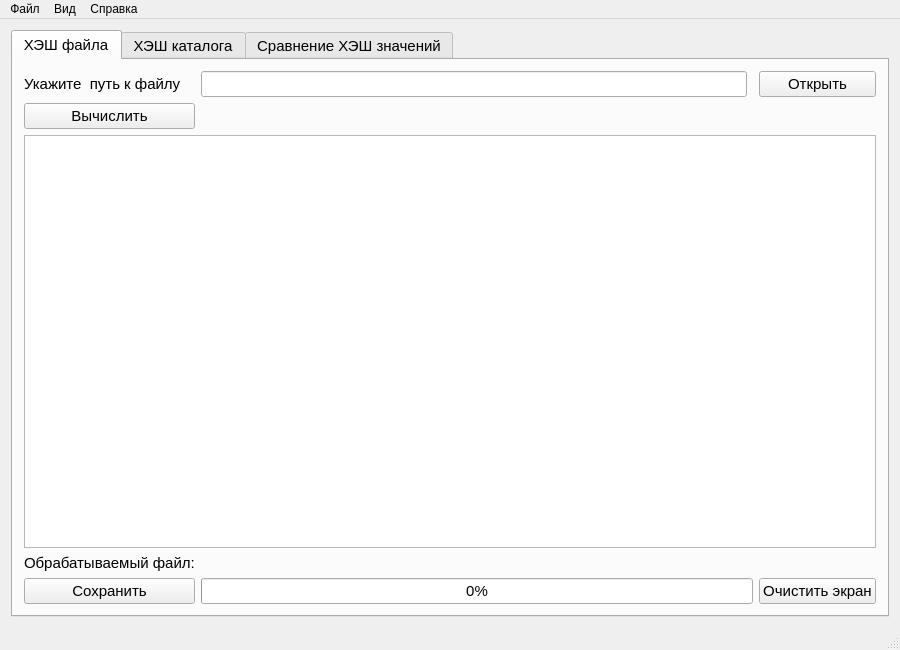
<?xml version="1.0" encoding="UTF-8"?>
<ui version="4.0">
 <class>GuiHash</class>
 <widget class="QMainWindow" name="GuiHash">
  <property name="geometry">
   <rect>
    <x>0</x>
    <y>0</y>
    <width>900</width>
    <height>650</height>
   </rect>
  </property>
  <property name="sizePolicy">
   <sizepolicy hsizetype="Fixed" vsizetype="Fixed">
    <horstretch>0</horstretch>
    <verstretch>0</verstretch>
   </sizepolicy>
  </property>
  <property name="windowTitle">
   <string>СТБ 34.101.31</string>
  </property>
  <property name="windowIcon">
   <iconset resource="qres.qrc">
    <normaloff>:/new/icon/Icon.png</normaloff>:/new/icon/Icon.png</iconset>
  </property>
  <property name="documentMode">
   <bool>false</bool>
  </property>
  <widget class="QWidget" name="centralWidget">
   <property name="enabled">
    <bool>true</bool>
   </property>
   <property name="sizePolicy">
    <sizepolicy hsizetype="Expanding" vsizetype="Expanding">
     <horstretch>0</horstretch>
     <verstretch>0</verstretch>
    </sizepolicy>
   </property>
   <property name="minimumSize">
    <size>
     <width>900</width>
     <height>600</height>
    </size>
   </property>
   <property name="maximumSize">
    <size>
     <width>16777215</width>
     <height>16777215</height>
    </size>
   </property>
   <property name="layoutDirection">
    <enum>Qt::LeftToRight</enum>
   </property>
   <property name="autoFillBackground">
    <bool>false</bool>
   </property>
   <layout class="QGridLayout" name="gridLayout">
    <item row="0" column="0">
     <widget class="QTabWidget" name="tabWidget">
      <property name="enabled">
       <bool>true</bool>
      </property>
      <property name="sizePolicy">
       <sizepolicy hsizetype="Expanding" vsizetype="Expanding">
        <horstretch>0</horstretch>
        <verstretch>0</verstretch>
       </sizepolicy>
      </property>
      <property name="font">
       <font>
        <pointsize>11</pointsize>
       </font>
      </property>
      <property name="acceptDrops">
       <bool>true</bool>
      </property>
      <property name="tabPosition">
       <enum>QTabWidget::North</enum>
      </property>
      <property name="tabShape">
       <enum>QTabWidget::Rounded</enum>
      </property>
      <property name="currentIndex">
       <number>0</number>
      </property>
      <property name="iconSize">
       <size>
        <width>16</width>
        <height>16</height>
       </size>
      </property>
      <property name="elideMode">
       <enum>Qt::ElideLeft</enum>
      </property>
      <property name="usesScrollButtons">
       <bool>false</bool>
      </property>
      <property name="documentMode">
       <bool>false</bool>
      </property>
      <property name="tabsClosable">
       <bool>false</bool>
      </property>
      <property name="movable">
       <bool>false</bool>
      </property>
      <property name="tabBarAutoHide">
       <bool>false</bool>
      </property>
      <widget class="QWidget" name="tab">
       <property name="sizePolicy">
        <sizepolicy hsizetype="Preferred" vsizetype="Preferred">
         <horstretch>0</horstretch>
         <verstretch>0</verstretch>
        </sizepolicy>
       </property>
       <attribute name="title">
        <string comment="Вычислить хэш-значение для файла" extracomment="Вычислить хэш-значение для файла">ХЭШ файла</string>
       </attribute>
       <layout class="QGridLayout" name="gridLayout_3">
        <item row="9" column="0" colspan="5">
         <widget class="QTextBrowser" name="textBrowser">
          <property name="sizePolicy">
           <sizepolicy hsizetype="Expanding" vsizetype="Expanding">
            <horstretch>0</horstretch>
            <verstretch>0</verstretch>
           </sizepolicy>
          </property>
          <property name="font">
           <font>
            <family>Courier New</family>
            <pointsize>11</pointsize>
           </font>
          </property>
          <property name="inputMethodHints">
           <set>Qt::ImhNone</set>
          </property>
          <property name="verticalScrollBarPolicy">
           <enum>Qt::ScrollBarAsNeeded</enum>
          </property>
          <property name="horizontalScrollBarPolicy">
           <enum>Qt::ScrollBarAlwaysOff</enum>
          </property>
          <property name="sizeAdjustPolicy">
           <enum>QAbstractScrollArea::AdjustIgnored</enum>
          </property>
         </widget>
        </item>
        <item row="0" column="0">
         <widget class="QLabel" name="label_File">
          <property name="sizePolicy">
           <sizepolicy hsizetype="Fixed" vsizetype="Preferred">
            <horstretch>0</horstretch>
            <verstretch>0</verstretch>
           </sizepolicy>
          </property>
          <property name="text">
           <string>Укажите  путь к файлу </string>
          </property>
         </widget>
        </item>
        <item row="0" column="1" colspan="2">
         <widget class="QLineEdit" name="lineEdit">
          <property name="sizePolicy">
           <sizepolicy hsizetype="Preferred" vsizetype="Fixed">
            <horstretch>0</horstretch>
            <verstretch>0</verstretch>
           </sizepolicy>
          </property>
         </widget>
        </item>
        <item row="12" column="2">
         <widget class="QLabel" name="label_4">
          <property name="sizePolicy">
           <sizepolicy hsizetype="Expanding" vsizetype="Fixed">
            <horstretch>0</horstretch>
            <verstretch>0</verstretch>
           </sizepolicy>
          </property>
          <property name="font">
           <font>
            <pointsize>11</pointsize>
           </font>
          </property>
          <property name="text">
           <string/>
          </property>
         </widget>
        </item>
        <item row="13" column="1" colspan="3">
         <widget class="QProgressBar" name="progressBarFile">
          <property name="sizePolicy">
           <sizepolicy hsizetype="Preferred" vsizetype="Fixed">
            <horstretch>0</horstretch>
            <verstretch>0</verstretch>
           </sizepolicy>
          </property>
          <property name="value">
           <number>0</number>
          </property>
         </widget>
        </item>
        <item row="13" column="4">
         <widget class="QPushButton" name="pushButton_7">
          <property name="sizePolicy">
           <sizepolicy hsizetype="Preferred" vsizetype="Fixed">
            <horstretch>0</horstretch>
            <verstretch>0</verstretch>
           </sizepolicy>
          </property>
          <property name="text">
           <string>Очистить экран</string>
          </property>
         </widget>
        </item>
        <item row="12" column="0">
         <widget class="QLabel" name="label_3">
          <property name="sizePolicy">
           <sizepolicy hsizetype="Fixed" vsizetype="Minimum">
            <horstretch>0</horstretch>
            <verstretch>0</verstretch>
           </sizepolicy>
          </property>
          <property name="font">
           <font>
            <pointsize>11</pointsize>
           </font>
          </property>
          <property name="text">
           <string>Обрабатываемый файл:</string>
          </property>
         </widget>
        </item>
        <item row="13" column="0">
         <widget class="QPushButton" name="pushButton_3">
          <property name="sizePolicy">
           <sizepolicy hsizetype="Preferred" vsizetype="Fixed">
            <horstretch>0</horstretch>
            <verstretch>0</verstretch>
           </sizepolicy>
          </property>
          <property name="sizeIncrement">
           <size>
            <width>0</width>
            <height>0</height>
           </size>
          </property>
          <property name="text">
           <string>Сохранить</string>
          </property>
         </widget>
        </item>
        <item row="8" column="0">
         <widget class="QPushButton" name="pushButton">
          <property name="sizePolicy">
           <sizepolicy hsizetype="Preferred" vsizetype="Preferred">
            <horstretch>0</horstretch>
            <verstretch>0</verstretch>
           </sizepolicy>
          </property>
          <property name="text">
           <string>Вычислить</string>
          </property>
          <property name="checkable">
           <bool>false</bool>
          </property>
          <property name="autoDefault">
           <bool>false</bool>
          </property>
         </widget>
        </item>
        <item row="0" column="4">
         <widget class="QPushButton" name="pushButton_2">
          <property name="sizePolicy">
           <sizepolicy hsizetype="Preferred" vsizetype="Fixed">
            <horstretch>0</horstretch>
            <verstretch>0</verstretch>
           </sizepolicy>
          </property>
          <property name="text">
           <string>Открыть</string>
          </property>
         </widget>
        </item>
       </layout>
      </widget>
      <widget class="QWidget" name="tab_2">
       <attribute name="title">
        <string comment="Вычислить ХЭШ значения для каталога" extracomment="Вычислить ХЭШ значения для каталога">ХЭШ каталога</string>
       </attribute>
       <layout class="QGridLayout" name="gridLayout_2">
        <item row="0" column="0">
         <widget class="QLabel" name="label_Directory">
          <property name="sizePolicy">
           <sizepolicy hsizetype="Fixed" vsizetype="Fixed">
            <horstretch>0</horstretch>
            <verstretch>0</verstretch>
           </sizepolicy>
          </property>
          <property name="lineWidth">
           <number>5</number>
          </property>
          <property name="text">
           <string>Укажите путь к каталогу</string>
          </property>
         </widget>
        </item>
        <item row="4" column="0" colspan="6">
         <widget class="QTextBrowser" name="textDirectory">
          <property name="font">
           <font>
            <family>Courier New</family>
            <pointsize>11</pointsize>
           </font>
          </property>
          <property name="verticalScrollBarPolicy">
           <enum>Qt::ScrollBarAsNeeded</enum>
          </property>
          <property name="horizontalScrollBarPolicy">
           <enum>Qt::ScrollBarAlwaysOff</enum>
          </property>
          <property name="sizeAdjustPolicy">
           <enum>QAbstractScrollArea::AdjustIgnored</enum>
          </property>
          <property name="autoFormatting">
           <set>QTextEdit::AutoNone</set>
          </property>
         </widget>
        </item>
        <item row="6" column="5">
         <widget class="QPushButton" name="pushButton_8">
          <property name="sizePolicy">
           <sizepolicy hsizetype="Preferred" vsizetype="Fixed">
            <horstretch>0</horstretch>
            <verstretch>0</verstretch>
           </sizepolicy>
          </property>
          <property name="text">
           <string>Очистить экран</string>
          </property>
         </widget>
        </item>
        <item row="5" column="0">
         <widget class="QLabel" name="label">
          <property name="sizePolicy">
           <sizepolicy hsizetype="Fixed" vsizetype="Preferred">
            <horstretch>0</horstretch>
            <verstretch>0</verstretch>
           </sizepolicy>
          </property>
          <property name="font">
           <font>
            <pointsize>11</pointsize>
           </font>
          </property>
          <property name="text">
           <string>Обрабатываемый файл:</string>
          </property>
         </widget>
        </item>
        <item row="5" column="2">
         <widget class="QLabel" name="label_2">
          <property name="sizePolicy">
           <sizepolicy hsizetype="Expanding" vsizetype="Fixed">
            <horstretch>0</horstretch>
            <verstretch>0</verstretch>
           </sizepolicy>
          </property>
          <property name="font">
           <font>
            <pointsize>11</pointsize>
           </font>
          </property>
          <property name="text">
           <string/>
          </property>
         </widget>
        </item>
        <item row="6" column="0">
         <widget class="QPushButton" name="pushButton_6">
          <property name="sizePolicy">
           <sizepolicy hsizetype="Preferred" vsizetype="Fixed">
            <horstretch>0</horstretch>
            <verstretch>0</verstretch>
           </sizepolicy>
          </property>
          <property name="text">
           <string>Сохранить</string>
          </property>
         </widget>
        </item>
        <item row="0" column="5">
         <widget class="QPushButton" name="pushButton_4">
          <property name="sizePolicy">
           <sizepolicy hsizetype="Preferred" vsizetype="Fixed">
            <horstretch>0</horstretch>
            <verstretch>0</verstretch>
           </sizepolicy>
          </property>
          <property name="text">
           <string>Открыть</string>
          </property>
         </widget>
        </item>
        <item row="1" column="0">
         <widget class="QPushButton" name="pushButton_5">
          <property name="sizePolicy">
           <sizepolicy hsizetype="Preferred" vsizetype="Fixed">
            <horstretch>0</horstretch>
            <verstretch>0</verstretch>
           </sizepolicy>
          </property>
          <property name="layoutDirection">
           <enum>Qt::LeftToRight</enum>
          </property>
          <property name="text">
           <string>Вычислить</string>
          </property>
         </widget>
        </item>
        <item row="0" column="1" colspan="3">
         <widget class="QLineEdit" name="lineDirectory">
          <property name="sizePolicy">
           <sizepolicy hsizetype="Preferred" vsizetype="Fixed">
            <horstretch>0</horstretch>
            <verstretch>0</verstretch>
           </sizepolicy>
          </property>
          <property name="layoutDirection">
           <enum>Qt::RightToLeft</enum>
          </property>
         </widget>
        </item>
        <item row="6" column="1" colspan="4">
         <widget class="QProgressBar" name="progressBarDirectory">
          <property name="sizePolicy">
           <sizepolicy hsizetype="Preferred" vsizetype="Fixed">
            <horstretch>0</horstretch>
            <verstretch>0</verstretch>
           </sizepolicy>
          </property>
          <property name="value">
           <number>0</number>
          </property>
         </widget>
        </item>
       </layout>
      </widget>
      <widget class="QWidget" name="tab_3">
       <property name="layoutDirection">
        <enum>Qt::LeftToRight</enum>
       </property>
       <attribute name="title">
        <string>Сравнение ХЭШ значений</string>
       </attribute>
       <layout class="QGridLayout" name="gridLayout_6">
        <item row="5" column="1">
         <widget class="QLabel" name="label_5">
          <property name="sizePolicy">
           <sizepolicy hsizetype="Fixed" vsizetype="Fixed">
            <horstretch>0</horstretch>
            <verstretch>0</verstretch>
           </sizepolicy>
          </property>
          <property name="text">
           <string>Файл №1 </string>
          </property>
         </widget>
        </item>
        <item row="17" column="1" colspan="5">
         <widget class="QTextBrowser" name="textBrowserFile1">
          <property name="sizePolicy">
           <sizepolicy hsizetype="Expanding" vsizetype="Expanding">
            <horstretch>0</horstretch>
            <verstretch>0</verstretch>
           </sizepolicy>
          </property>
          <property name="font">
           <font>
            <family>Courier New</family>
           </font>
          </property>
          <property name="verticalScrollBarPolicy">
           <enum>Qt::ScrollBarAlwaysOff</enum>
          </property>
          <property name="horizontalScrollBarPolicy">
           <enum>Qt::ScrollBarAlwaysOff</enum>
          </property>
          <property name="sizeAdjustPolicy">
           <enum>QAbstractScrollArea::AdjustIgnored</enum>
          </property>
         </widget>
        </item>
        <item row="13" column="1">
         <widget class="QLabel" name="label_7">
          <property name="sizePolicy">
           <sizepolicy hsizetype="Minimum" vsizetype="Fixed">
            <horstretch>0</horstretch>
            <verstretch>0</verstretch>
           </sizepolicy>
          </property>
          <property name="text">
           <string>Файл №2</string>
          </property>
         </widget>
        </item>
        <item row="20" column="1">
         <widget class="QLabel" name="label_6">
          <property name="text">
           <string>Идет сравнение</string>
          </property>
         </widget>
        </item>
        <item row="5" column="2">
         <widget class="QLineEdit" name="lineFile1">
          <property name="sizePolicy">
           <sizepolicy hsizetype="Expanding" vsizetype="Fixed">
            <horstretch>0</horstretch>
            <verstretch>0</verstretch>
           </sizepolicy>
          </property>
         </widget>
        </item>
        <item row="5" column="4">
         <widget class="QPushButton" name="pushButtonFile1">
          <property name="sizePolicy">
           <sizepolicy hsizetype="Preferred" vsizetype="Fixed">
            <horstretch>0</horstretch>
            <verstretch>0</verstretch>
           </sizepolicy>
          </property>
          <property name="text">
           <string>Открыть</string>
          </property>
         </widget>
        </item>
        <item row="13" column="2">
         <widget class="QLineEdit" name="lineFile2">
          <property name="sizePolicy">
           <sizepolicy hsizetype="Preferred" vsizetype="Preferred">
            <horstretch>0</horstretch>
            <verstretch>0</verstretch>
           </sizepolicy>
          </property>
         </widget>
        </item>
        <item row="20" column="2" colspan="3">
         <widget class="QProgressBar" name="progressBarCompare">
          <property name="enabled">
           <bool>true</bool>
          </property>
          <property name="sizePolicy">
           <sizepolicy hsizetype="Preferred" vsizetype="Fixed">
            <horstretch>0</horstretch>
            <verstretch>0</verstretch>
           </sizepolicy>
          </property>
          <property name="value">
           <number>0</number>
          </property>
         </widget>
        </item>
        <item row="13" column="4">
         <widget class="QPushButton" name="pushButtonFile2">
          <property name="sizePolicy">
           <sizepolicy hsizetype="Preferred" vsizetype="Fixed">
            <horstretch>0</horstretch>
            <verstretch>0</verstretch>
           </sizepolicy>
          </property>
          <property name="text">
           <string>Открыть</string>
          </property>
         </widget>
        </item>
        <item row="21" column="1">
         <widget class="QPushButton" name="pushButtonCompare">
          <property name="enabled">
           <bool>true</bool>
          </property>
          <property name="sizePolicy">
           <sizepolicy hsizetype="Preferred" vsizetype="Fixed">
            <horstretch>0</horstretch>
            <verstretch>0</verstretch>
           </sizepolicy>
          </property>
          <property name="layoutDirection">
           <enum>Qt::LeftToRight</enum>
          </property>
          <property name="text">
           <string>Сравнить </string>
          </property>
         </widget>
        </item>
        <item row="21" column="4">
         <widget class="QPushButton" name="pushButton_9">
          <property name="sizePolicy">
           <sizepolicy hsizetype="Preferred" vsizetype="Fixed">
            <horstretch>0</horstretch>
            <verstretch>0</verstretch>
           </sizepolicy>
          </property>
          <property name="text">
           <string>Сохранить</string>
          </property>
         </widget>
        </item>
       </layout>
      </widget>
     </widget>
    </item>
   </layout>
  </widget>
  <widget class="QMenuBar" name="menuBar">
   <property name="geometry">
    <rect>
     <x>0</x>
     <y>0</y>
     <width>900</width>
     <height>21</height>
    </rect>
   </property>
   <widget class="QMenu" name="menuFile">
    <property name="title">
     <string>Файл</string>
    </property>
    <addaction name="actionSave"/>
    <addaction name="actionOpen"/>
    <addaction name="actionClear"/>
    <addaction name="separator"/>
    <addaction name="action_Close"/>
   </widget>
   <widget class="QMenu" name="menuGuid">
    <property name="title">
     <string>Справка</string>
    </property>
    <addaction name="actionAbout"/>
   </widget>
   <widget class="QMenu" name="menu">
    <property name="title">
     <string>Вид</string>
    </property>
    <addaction name="actionFile"/>
    <addaction name="actionDir"/>
    <addaction name="separator"/>
    <addaction name="actionCompare"/>
   </widget>
   <addaction name="menuFile"/>
   <addaction name="menu"/>
   <addaction name="menuGuid"/>
  </widget>
  <widget class="QStatusBar" name="statusBar">
   <property name="sizePolicy">
    <sizepolicy hsizetype="MinimumExpanding" vsizetype="Preferred">
     <horstretch>0</horstretch>
     <verstretch>0</verstretch>
    </sizepolicy>
   </property>
   <property name="layoutDirection">
    <enum>Qt::LeftToRight</enum>
   </property>
  </widget>
  <action name="actionSave">
   <property name="text">
    <string>Сохранить</string>
   </property>
  </action>
  <action name="actionOpen">
   <property name="text">
    <string>Открыть</string>
   </property>
  </action>
  <action name="actionClear">
   <property name="text">
    <string>Очистить</string>
   </property>
  </action>
  <action name="actionAbout">
   <property name="text">
    <string>О программе</string>
   </property>
  </action>
  <action name="action_Close">
   <property name="text">
    <string>Закрыть</string>
   </property>
  </action>
  <action name="actionFile">
   <property name="text">
    <string>Хэш файла</string>
   </property>
  </action>
  <action name="actionDir">
   <property name="text">
    <string>Хэш каталога</string>
   </property>
  </action>
  <action name="actionCompare">
   <property name="text">
    <string>Сравненеи хэш-значений</string>
   </property>
  </action>
 </widget>
 <layoutdefault spacing="6" margin="11"/>
 <resources>
  <include location="qres.qrc"/>
 </resources>
 <connections/>
</ui>
